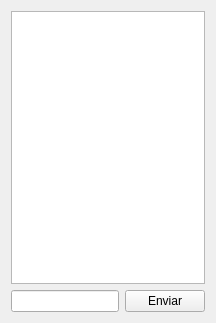
<?xml version="1.0" encoding="UTF-8"?>
<ui version="4.0">
 <class>Chat</class>
 <widget class="QWidget" name="Chat">
  <property name="geometry">
   <rect>
    <x>0</x>
    <y>0</y>
    <width>216</width>
    <height>323</height>
   </rect>
  </property>
  <property name="sizePolicy">
   <sizepolicy hsizetype="Expanding" vsizetype="Expanding">
    <horstretch>0</horstretch>
    <verstretch>0</verstretch>
   </sizepolicy>
  </property>
  <property name="windowTitle">
   <string>Form</string>
  </property>
  <layout class="QVBoxLayout" name="verticalLayout_4">
   <item>
    <widget class="QTextEdit" name="textoConversa">
     <property name="readOnly">
      <bool>true</bool>
     </property>
    </widget>
   </item>
   <item>
    <layout class="QHBoxLayout" name="horizontalLayout">
     <item>
      <widget class="QLineEdit" name="linhaDeEdicao"/>
     </item>
     <item>
      <widget class="QPushButton" name="enviarButton">
       <property name="text">
        <string>Enviar</string>
       </property>
      </widget>
     </item>
    </layout>
   </item>
  </layout>
 </widget>
 <resources/>
 <connections/>
</ui>
